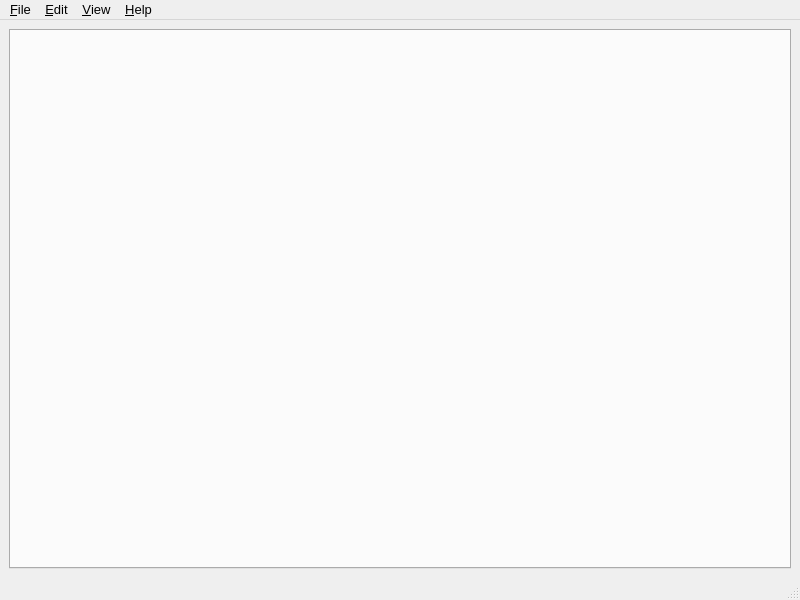
<?xml version="1.0" encoding="UTF-8"?>
<ui version="4.0">
 <class>MainWindow</class>
 <widget class="QMainWindow" name="MainWindow">
  <property name="geometry">
   <rect>
    <x>0</x>
    <y>0</y>
    <width>800</width>
    <height>600</height>
   </rect>
  </property>
  <property name="font">
   <font>
    <pointsize>10</pointsize>
   </font>
  </property>
  <property name="windowTitle">
   <string>MainWindow</string>
  </property>
  <widget class="QWidget" name="centralwidget">
   <layout class="QGridLayout" name="gridLayout">
    <item row="0" column="0">
     <widget class="QTabWidget" name="tabWidget">
      <property name="currentIndex">
       <number>-1</number>
      </property>
      <property name="tabsClosable">
       <bool>true</bool>
      </property>
      <property name="movable">
       <bool>true</bool>
      </property>
     </widget>
    </item>
   </layout>
  </widget>
  <widget class="QStatusBar" name="statusbar"/>
  <widget class="QMenuBar" name="menubar">
   <property name="geometry">
    <rect>
     <x>0</x>
     <y>0</y>
     <width>800</width>
     <height>23</height>
    </rect>
   </property>
   <widget class="QMenu" name="menuFile">
    <property name="title">
     <string>&amp;File</string>
    </property>
    <addaction name="actionNew_tab"/>
    <addaction name="actionNew_Window"/>
    <addaction name="separator"/>
    <addaction name="actionOpen"/>
    <addaction name="actionSave"/>
    <addaction name="actionSave_As"/>
    <addaction name="separator"/>
    <addaction name="actionClose_tab"/>
    <addaction name="actionClose_window"/>
   </widget>
   <widget class="QMenu" name="menuEdit">
    <property name="title">
     <string>&amp;Edit</string>
    </property>
    <addaction name="actionUndo"/>
    <addaction name="separator"/>
    <addaction name="actioncut"/>
    <addaction name="actioncopy"/>
    <addaction name="actionpaste"/>
    <addaction name="actiondelete"/>
    <addaction name="actionselect_all"/>
    <addaction name="separator"/>
    <addaction name="actionFind"/>
    <addaction name="actionReplace"/>
    <addaction name="actiongo_to"/>
    <addaction name="separator"/>
    <addaction name="actiontime_date"/>
   </widget>
   <widget class="QMenu" name="menuView">
    <property name="title">
     <string>&amp;View</string>
    </property>
    <widget class="QMenu" name="menuZoom_in">
     <property name="title">
      <string>Zoom in</string>
     </property>
     <addaction name="actionZoom_in"/>
     <addaction name="actionZoom_out_2"/>
     <addaction name="actionRestore_default_zoom"/>
    </widget>
    <addaction name="actionFont_size"/>
    <addaction name="actionDark_Theme"/>
    <addaction name="menuZoom_in"/>
   </widget>
   <widget class="QMenu" name="menuHelp">
    <property name="title">
     <string>&amp;Help</string>
    </property>
    <addaction name="actionAbout"/>
   </widget>
   <addaction name="menuFile"/>
   <addaction name="menuEdit"/>
   <addaction name="menuView"/>
   <addaction name="menuHelp"/>
  </widget>
  <action name="actionNew_tab">
   <property name="text">
    <string>New tab</string>
   </property>
   <property name="toolTip">
    <string>Create new tab</string>
   </property>
   <property name="statusTip">
    <string/>
   </property>
   <property name="shortcut">
    <string>Ctrl+T</string>
   </property>
  </action>
  <action name="actionNew_Window">
   <property name="icon">
    <iconset>
     <normaloff>images/open.png</normaloff>images/open.png</iconset>
   </property>
   <property name="text">
    <string>New Window</string>
   </property>
   <property name="statusTip">
    <string/>
   </property>
   <property name="shortcut">
    <string>Ctrl+N</string>
   </property>
  </action>
  <action name="actionSave">
   <property name="icon">
    <iconset>
     <normaloff>images/save.png</normaloff>images/save.png</iconset>
   </property>
   <property name="text">
    <string>Save</string>
   </property>
   <property name="shortcut">
    <string>Ctrl+S</string>
   </property>
  </action>
  <action name="actionSave_As">
   <property name="icon">
    <iconset>
     <normaloff>images/save-as.png</normaloff>images/save-as.png</iconset>
   </property>
   <property name="text">
    <string>Save As</string>
   </property>
   <property name="shortcut">
    <string>Ctrl+Shift+S</string>
   </property>
  </action>
  <action name="actionClose_tab">
   <property name="text">
    <string>Close tab</string>
   </property>
   <property name="font">
    <font>
     <pointsize>10</pointsize>
    </font>
   </property>
   <property name="shortcut">
    <string>Ctrl+W</string>
   </property>
  </action>
  <action name="actionClose_window">
   <property name="text">
    <string>Close window</string>
   </property>
   <property name="shortcut">
    <string>Ctrl+Q</string>
   </property>
  </action>
  <action name="actionUndo">
   <property name="icon">
    <iconset>
     <normaloff>images/undo.png</normaloff>images/undo.png</iconset>
   </property>
   <property name="text">
    <string>Undo</string>
   </property>
   <property name="shortcut">
    <string>Ctrl+Z</string>
   </property>
  </action>
  <action name="actioncut">
   <property name="icon">
    <iconset>
     <normaloff>images/cut.png</normaloff>images/cut.png</iconset>
   </property>
   <property name="text">
    <string>cut</string>
   </property>
   <property name="shortcut">
    <string>Ctrl+X</string>
   </property>
  </action>
  <action name="actioncopy">
   <property name="icon">
    <iconset>
     <normaloff>images/copy.png</normaloff>images/copy.png</iconset>
   </property>
   <property name="text">
    <string>copy</string>
   </property>
   <property name="shortcut">
    <string>Ctrl+C</string>
   </property>
  </action>
  <action name="actionpaste">
   <property name="icon">
    <iconset>
     <normaloff>images/paste.png</normaloff>images/paste.png</iconset>
   </property>
   <property name="text">
    <string>paste</string>
   </property>
   <property name="shortcut">
    <string>Ctrl+V</string>
   </property>
  </action>
  <action name="actiondelete">
   <property name="icon">
    <iconset>
     <normaloff>images/delete.png</normaloff>images/delete.png</iconset>
   </property>
   <property name="text">
    <string>delete</string>
   </property>
   <property name="shortcut">
    <string>Del</string>
   </property>
  </action>
  <action name="actionselect_all">
   <property name="text">
    <string>select all</string>
   </property>
   <property name="shortcut">
    <string>Ctrl+A</string>
   </property>
  </action>
  <action name="actiontime_date">
   <property name="text">
    <string>time / date</string>
   </property>
   <property name="shortcut">
    <string>F5</string>
   </property>
  </action>
  <action name="actionFont_size">
   <property name="text">
    <string>Font</string>
   </property>
  </action>
  <action name="actionOpen">
   <property name="icon">
    <iconset>
     <normaloff>images/open_file.png</normaloff>images/open_file.png</iconset>
   </property>
   <property name="text">
    <string>Open</string>
   </property>
   <property name="statusTip">
    <string/>
   </property>
   <property name="shortcut">
    <string>Ctrl+O</string>
   </property>
  </action>
  <action name="actionDark_Theme">
   <property name="checkable">
    <bool>true</bool>
   </property>
   <property name="icon">
    <iconset>
     <normaloff>images/theme.png</normaloff>images/theme.png</iconset>
   </property>
   <property name="text">
    <string>Dark Theme</string>
   </property>
  </action>
  <action name="actionAbout">
   <property name="text">
    <string>About</string>
   </property>
  </action>
  <action name="actionZoom_out">
   <property name="text">
    <string>Zoom out</string>
   </property>
   <property name="shortcut">
    <string>Ctrl+-</string>
   </property>
  </action>
  <action name="actionZoom_in">
   <property name="text">
    <string>Zoom in</string>
   </property>
   <property name="shortcut">
    <string>Ctrl++</string>
   </property>
  </action>
  <action name="actionZoom_out_2">
   <property name="text">
    <string>Zoom out</string>
   </property>
   <property name="shortcut">
    <string>Ctrl+-</string>
   </property>
  </action>
  <action name="actionRestore_default_zoom">
   <property name="text">
    <string>Restore default zoom</string>
   </property>
   <property name="shortcut">
    <string>Ctrl+0</string>
   </property>
  </action>
  <action name="actionautosave">
   <property name="checkable">
    <bool>true</bool>
   </property>
   <property name="text">
    <string>autosave</string>
   </property>
  </action>
  <action name="actionFind">
   <property name="text">
    <string>Find</string>
   </property>
   <property name="shortcut">
    <string>Ctrl+F</string>
   </property>
  </action>
  <action name="actionReplace">
   <property name="text">
    <string>Replace</string>
   </property>
   <property name="shortcut">
    <string>Ctrl+H</string>
   </property>
  </action>
  <action name="actiongo_to">
   <property name="text">
    <string>Go to</string>
   </property>
   <property name="shortcut">
    <string>Ctrl+G</string>
   </property>
  </action>
 </widget>
 <resources/>
 <connections/>
</ui>
